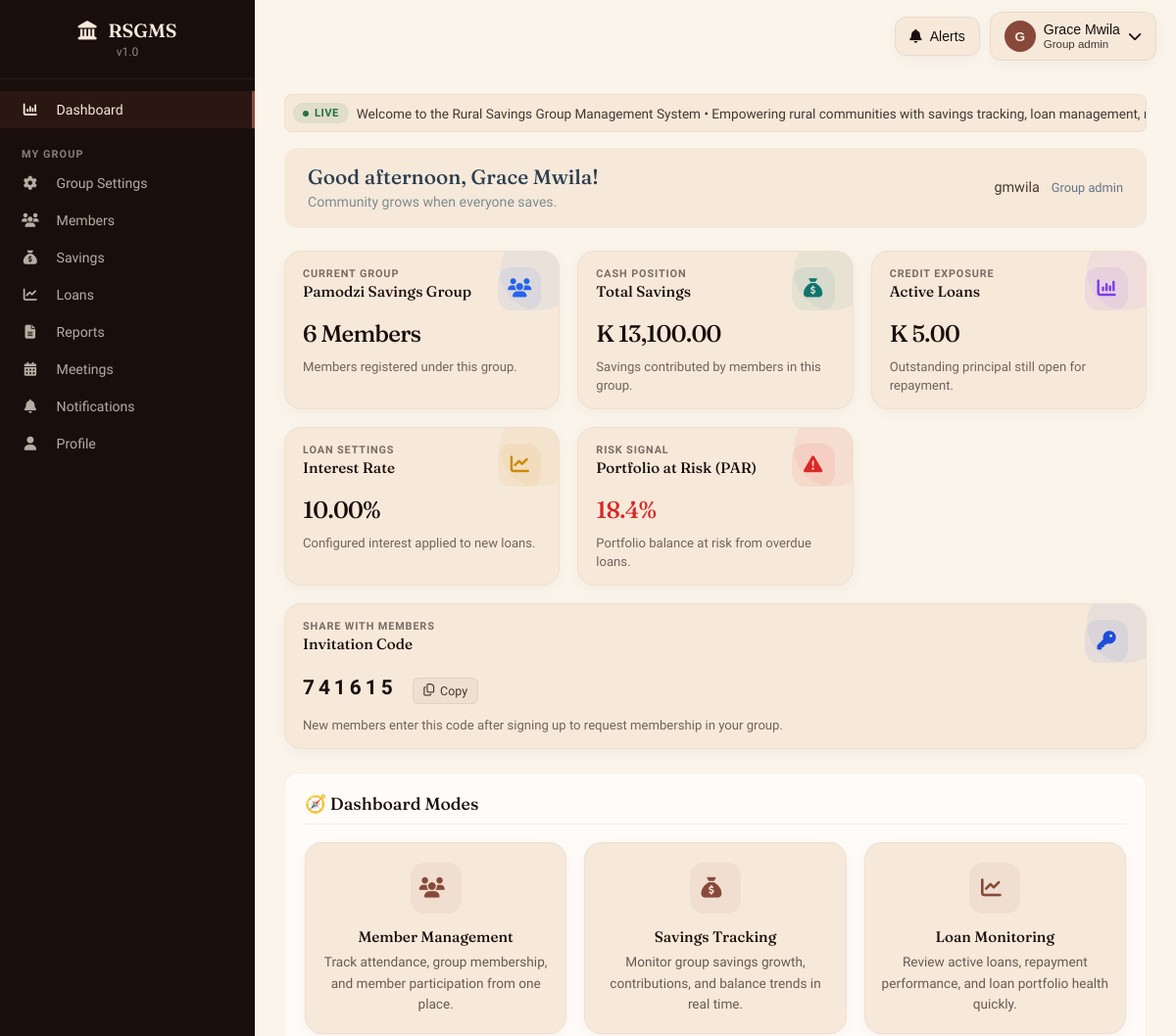
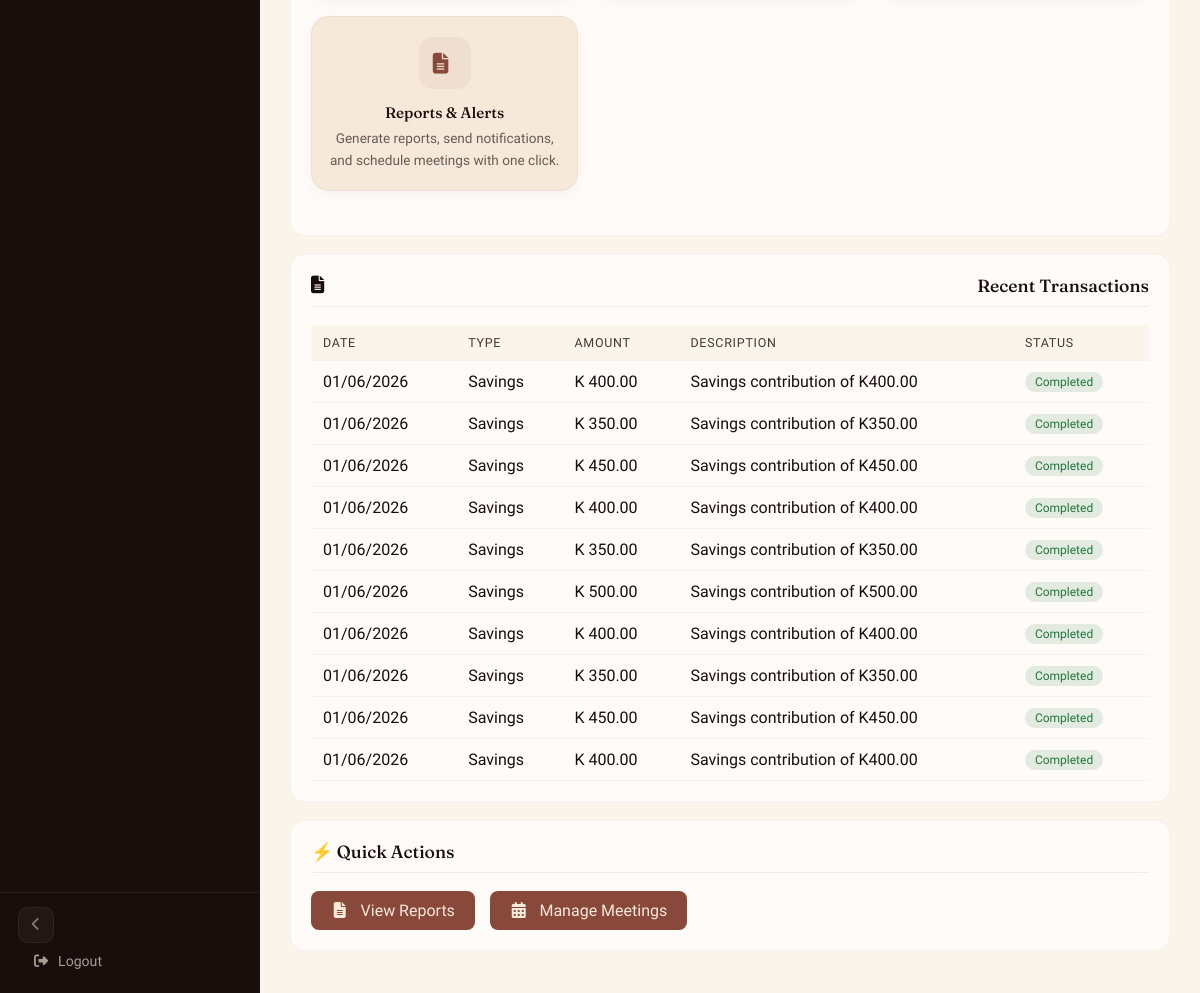
The app's page /dashboard.php (signed in) with its own data (2 pictures, top to bottom).
### tables this page shows
CREATE TABLE IF NOT EXISTS users (
    id INT AUTO_INCREMENT PRIMARY KEY,
    username VARCHAR(50) UNIQUE NOT NULL,
    password VARCHAR(255) NOT NULL,
    full_name VARCHAR(100) NOT NULL,
    email VARCHAR(100),
    phone VARCHAR(20),
    role ENUM('admin', 'group_admin', 'loan_officer', 'member') DEFAULT 'member',
    group_id INT,
    status ENUM('active','pending') DEFAULT 'active',
    last_login DATETIME DEFAULT NULL,
    created_at TIMESTAMP DEFAULT CURRENT_TIMESTAMP,
    INDEX idx_users_status (status)
);

CREATE TABLE IF NOT EXISTS savings_groups (
    id INT AUTO_INCREMENT PRIMARY KEY,
    group_name VARCHAR(100) NOT NULL,
    group_code VARCHAR(20) UNIQUE NOT NULL,
    description TEXT,
    interest_rate DECIMAL(5,2) DEFAULT 10.00,
    penalty_rate DECIMAL(5,2) DEFAULT 5.00,
    meeting_day VARCHAR(20),
    contribution_amount DECIMAL(10,2) DEFAULT 0.00,
    invitation_code VARCHAR(6) UNIQUE,
    cycle_start_date DATE,
    cycle_end_date DATE,
    total_savings DECIMAL(15,2) DEFAULT 0.00,
    total_loans DECIMAL(15,2) DEFAULT 0.00,
    created_by INT,
    created_at TIMESTAMP DEFAULT CURRENT_TIMESTAMP,
    FOREIGN KEY (created_by) REFERENCES users(id)
);

CREATE TABLE IF NOT EXISTS transactions (
    id INT AUTO_INCREMENT PRIMARY KEY,
    group_id INT NOT NULL,
    transaction_type ENUM('savings', 'loan_disbursement', 'loan_repayment', 'penalty', 'withdrawal') NOT NULL,
    amount DECIMAL(10,2) NOT NULL,
    member_id INT,
    loan_id INT,
    description TEXT,
    reference VARCHAR(100),
    created_by INT,
    created_at TIMESTAMP DEFAULT CURRENT_TIMESTAMP,
    FOREIGN KEY (group_id) REFERENCES savings_groups(id),
    FOREIGN KEY (member_id) REFERENCES users(id)
);

### dashboard.php (the view, shortened to what the rows shown need)
<?php require_once 'includes/init.php'; $user = requireLogin();
$user_id = $user['id'];
$role = $user['role'];
$group_id = intval($user['group_id'] ?? 0);
$user_status = $user['status'] ?? 'active';
$stats = [];
if ($role == 'admin') {
    $stmt = $pdo->query("SELECT COUNT(*) as total FROM savings_groups");
    $stats['total_groups'] = $stmt->fetch()['total'];
    $stmt = $pdo->query("SELECT COUNT(*) as total FROM users WHERE role = 'member'");
    $stats['total_members'] = $stmt->fetch()['total'];
    $stmt = $pdo->query("SELECT COALESCE(SUM(amount), 0) as total FROM savings_contributions");
    $stats['total_savings'] = $stmt->fetch()['total'];
    $stmt = $pdo->query("SELECT COALESCE(SUM(principal_amount), 0) as total FROM loans WHERE status != 'repaid'");
    $stats['active_loans'] = $stmt->fetch()['total'];
    $stmt = $pdo->query("SELECT COALESCE(SUM(balance), 0) as total_bal FROM loans WHERE status = 'disbursed'");
    $total_balance = $stmt->fetch()['total_bal'];
    $stmt = $pdo->query("SELECT COALESCE(SUM(balance), 0) as overdue_bal FROM loans WHERE status = 'disbursed' AND CURRENT_DATE() > DATE_ADD(disbursement_date, INTERVAL repayment_period MONTH)");
    $overdue_balance = $stmt->fetch()['overdue_bal'];
    $stats['par_rate'] = $total_balance > 0 ? ($overdue_balance / $total_balance) * 100 : 0;
} elseif ($role == 'group_admin' && $group_id) {
    $stmt = $pdo->prepare("SELECT COUNT(*) as total FROM users WHERE group_id = ? AND role = 'member'");
    $stmt->execute([$group_id]);
    $stats['total_members'] = $stmt->fetch()['total'];
    $stmt = $pdo->prepare("SELECT COALESCE(SUM(amount), 0) as total FROM savings_contributions WHERE group_id = ?");
    $stmt->execute([$group_id]);
    $stats['total_savings'] = $stmt->fetch()['total'];
    $stmt = $pdo->prepare("SELECT COUNT(*) as total FROM loans WHERE group_id = ? AND status != 'repaid'");
    $stmt->execute([$group_id]);
    $stats['active_loans'] = $stmt->fetch()['total'];
    $stmt = $pdo->prepare("SELECT id, group_name, invitation_code, interest_rate FROM savings_groups WHERE id = ?");
    $stmt->execute([$group_id]);
    $group = $stmt->fetch();
    if ($group && empty($group['invitation_code'])) {
        do {
            $code = str_pad(random_int(0, 999999), 6, '0', STR_PAD_LEFT);
            $stmt = $pdo->prepare("SELECT COUNT(*) as cnt FROM savings_groups WHERE invitation_code = ?");
            $stmt->execute([$code]);
        } while ($stmt->fetch()['cnt'] > 0);
        $stmt = $pdo->prepare("UPDATE savings_groups SET invitation_code = ? WHERE id = ?");
        $stmt->execute([$code, $group_id]);
        $group['invitation_code'] = $code;
    }
    $stmt = $pdo->prepare("SELECT COALESCE(SUM(balance), 0) as total_bal FROM loans WHERE group_id = ? AND status = 'disbursed'");
    $stmt->execute([$group_id]);
    $total_balance = $stmt->fetch()['total_bal'];
    $stmt = $pdo->prepare("SELECT COALESCE(SUM(balance), 0) as overdue_bal FROM loans WHERE group_id = ? AND status = 'disbursed' AND CURRENT_DATE() > DATE_ADD(disbursement_date, INTERVAL repayment_period MONTH)");
    $stmt->execute([$group_id]);
    $overdue_balance = $stmt->fetch()['overdue_bal'];
    $stats['par_rate'] = $total_balance > 0 ? ($overdue_balance / $total_balance) * 100 : 0;
} elseif ($role == 'member') {
    $stats['my_savings'] = 0;
    $stats['my_loans'] = 0;
    $stats['loan_balance'] = 0;
}
?>
<!DOCTYPE html>
<html lang="en">
<head>
    <link rel="stylesheet" href="assets/css/icons.css">
    <link rel="stylesheet" href="assets/css/design-system.css">
</head>
<body>
    <?php require_once 'includes/sidebar.php'; ?>
    <?php include 'config/shared_navbar.php'; ?>
    <div class="main-content">
        <div class="top-bar">
            <div class="welcome">
                <h2><?php
                    $hour = (int)date('G');
                    if ($hour < 12) echo 'Good morning';
                    elseif ($hour < 17) echo 'Good afternoon';
                    else echo 'Good evening';
                ?>, <?php echo htmlspecialchars($user['full_name']); ?>!</h2>
                <p><?php
                    $greetings = [
                        'Keep saving, keep thriving.',
                        'Every contribution brings you closer.',
                        'Small steps lead to big goals.',
                        'Your future self will thank you.',
                        'Community grows when everyone saves.',
                        'Financial freedom starts here.',
                    ];
                    echo $greetings[array_rand($greetings)];
                ?></p>
            </div>
            <div class="user-info">
                <span><?php echo htmlspecialchars($user['username']); ?></span>
                <span style="font-size:0.8rem;color:#64748b;"><?php echo ucfirst(str_replace('_', ' ', $role)); ?></span>
            </div>
        </div>
        <div class="stats-grid">
            <?php if ($user_status === 'pending'): ?>
                <?php if (empty($member_group) && $group_id): ?>
                    <?php $stmt = $pdo->prepare("SELECT group_name FROM savings_groups WHERE id = ?"); $stmt->execute([$group_id]); $member_group = $stmt->fetch(); ?>
                <?php endif; ?>
                <div class="stat-card" style="--accent: #d97706; grid-column: 1 / -1;">
                    <div class="stat-card-head">
                        <div class="stat-info">
                            <div class="stat-kicker"><?php echo htmlspecialchars($member_group['group_name'] ?? 'Membership'); ?></div>
                            <h3>Pending Approval</h3>
                        </div>
                        <div class="stat-icon"><i class="fa-solid fa-hourglass-half"></i></div>
                    </div>
                    <div class="stat-number" style="font-size: 1rem; color: #92400e;">Your request to join <strong><?php echo htmlspecialchars($member_group['group_name'] ?? 'the group'); ?></strong> is awaiting admin approval.</div>
                    <div class="stat-footnote">Once approved, you'll have access to savings, loans, and group features.</div>
                </div>
            <?php elseif ($role == 'group_admin'): ?>
                <div class="stat-card" style="--accent: #2563eb;">
                    <div class="stat-card-head">
                        <div class="stat-info">
                            <div class="stat-kicker">Current group</div>
                            <h3><?php echo htmlspecialchars($group['group_name'] ?? 'N/A'); ?></h3>
                        </div>
                        <div class="stat-icon"><i class="fa-solid fa-users"></i></div>
                    </div>
                    <div class="stat-number"><?php echo number_format($stats['total_members']); ?> Members</div>
                    <div class="stat-footnote">Members registered under this group.</div>
                </div>
                <div class="stat-card" style="--accent: #0f766e;">
                    <div class="stat-card-head">
                        <div class="stat-info">
                            <div class="stat-kicker">Cash position</div>
                            <h3>Total Savings</h3>
                        </div>
                        <div class="stat-icon"><i class="fa-solid fa-sack-dollar"></i></div>
                    </div>
                    <div class="stat-number">K <?php echo number_format($stats['total_savings'], 2); ?></div>
                    <div class="stat-footnote">Savings contributed by members in this group.</div>
                </div>
                <div class="stat-card" style="--accent: #7c3aed;">
                    <div class="stat-card-head">
                        <div class="stat-info">
                            <div class="stat-kicker">Credit exposure</div>
                            <h3>Active Loans</h3>
                        </div>
                        <div class="stat-icon"><i class="fa-solid fa-chart-column"></i></div>
                    </div>
                    <div class="stat-number">K <?php echo number_format($stats['active_loans'], 2); ?></div>
                    <div class="stat-footnote">Outstanding principal still open for repayment.</div>
                </div>
                <div class="stat-card" style="--accent: #ca8a04;">
                    <div class="stat-card-head">
                        <div class="stat-info">
                            <div class="stat-kicker">Loan settings</div>
                            <h3>Interest Rate</h3>
                        </div>
                        <div class="stat-icon"><i class="fa-solid fa-chart-line"></i></div>
                    </div>
                    <div class="stat-number"><?php echo $group['interest_rate'] ?? '10'; ?>%</div>
                    <div class="stat-footnote">Configured interest applied to new loans.</div>
                </div>
                <div class="stat-card" style="--accent: <?php echo $stats['par_rate'] > 10 ? '#dc2626' : ($stats['par_rate'] > 0 ? '#d97706' : '#16a34a'); ?>;">
                    <div class="stat-card-head">
                        <div class="stat-info">
                            <div class="stat-kicker">Risk signal</div>
                            <h3>Portfolio at Risk (PAR)</h3>
                        </div>
                        <div class="stat-icon"><i class="fa-solid fa-triangle-exclamation"></i></div>
                    </div>
                    <div class="stat-number" style="color: <?php echo $stats['par_rate'] > 10 ? '#dc2626' : ($stats['par_rate'] > 0 ? '#d97706' : '#16a34a'); ?>;"><?php echo number_format($stats['par_rate'], 1); ?>%</div>
                    <div class="stat-footnote">Portfolio balance at risk from overdue loans.</div>
                </div>
                <div class="stat-card" style="--accent: #1d4ed8;grid-column:1/-1;">
                    <div class="stat-card-head">
                        <div class="stat-info">
                            <div class="stat-kicker">Share with members</div>
                            <h3>Invitation Code</h3>
                        </div>
                        <div class="stat-icon"><i class="fa-solid fa-key"></i></div>
                    </div>
                    <div class="stat-number">
                        <span class="invite-code"><?php echo htmlspecialchars($group['invitation_code'] ?? '—'); ?></span>
                        <button class="copy-btn" data-copy="<?php echo htmlspecialchars($group['invitation_code'] ?? ''); ?>" style="margin-left:12px;"> <i class="fa-regular fa-copy"></i> Copy</button>
                    </div>
                    <div class="stat-footnote">New members enter this code after signing up to request membership in your group.</div>
                </div>
            <?php endif; ?>
        </div>
        <div class="section">
            <div class="data-table">
                <table>
                    <thead>
                        <tr>
                            <th>Date</th>
                            <th>Type</th>
                            <th>Amount</th>
                            <th>Description</th>
                            <th>Status</th>
                        </tr>
                    </thead>
                    <tbody>
                        <?php
                        $limit = 10;
                        if ($role == 'admin') {
                            $stmt = $pdo->prepare("SELECT t.*, u.full_name as member_name FROM transactions t LEFT JOIN users u ON t.member_id = u.id ORDER BY t.created_at DESC LIMIT " . intval($limit));
                            $stmt->execute();
                        } elseif (($role == 'group_admin' || $role == 'loan_officer') && $group_id) {
                            $stmt = $pdo->prepare("SELECT t.*, u.full_name as member_name FROM transactions t LEFT JOIN users u ON t.member_id = u.id WHERE t.group_id = ? ORDER BY t.created_at DESC LIMIT " . intval($limit));
                            $stmt->execute([$group_id]);
                        } else {
                            $stmt = $pdo->prepare("SELECT * FROM transactions WHERE member_id = ? ORDER BY created_at DESC LIMIT " . intval($limit));
                            $stmt->execute([$user_id]);
                        }
                        $transactions = $stmt->fetchAll();
                        if (count($transactions) > 0):
                            foreach ($transactions as $trans):
                        ?>
                        <tr>
                            <td><?php echo date('d/m/Y', strtotime($trans['created_at'])); ?></td>
                            <td><?php echo ucfirst(str_replace('_', ' ', $trans['transaction_type'])); ?></td>
                            <td>K <?php echo number_format($trans['amount'], 2); ?></td>
                            <td><?php echo htmlspecialchars($trans['description'] ?? '-'); ?></td>
                            <td><span class="badge badge-success">Completed</span></td>
                        </tr>
                        <?php
                            endforeach;
                        else:
                        ?>
                        <tr>
                            <td colspan="5" style="text-align: center;">No transactions found</td>
                        </tr>
                        <?php endif; ?>
                    </tbody>
                </table>
            </div>
        </div>
    </div>
</body>
</html>

### config/shared_navbar.php (shortened to what the rows shown need)
<?php
$sharedNavbarUserId = (int) $_SESSION['user_id'];
$sharedNavbarRole = $_SESSION['role'] ?? 'member';
$sharedNavbarStmt = $pdo->prepare('SELECT id, full_name, username, email, role FROM users WHERE id = ?');
$sharedNavbarStmt->execute([$sharedNavbarUserId]);
$sharedNavbarUser = $sharedNavbarStmt->fetch();
$sharedNavbarDisplayName = $sharedNavbarUser['full_name'] ?: ($sharedNavbarUser['username'] ?? 'User');
$sharedNavbarRoleLabel = ucfirst(str_replace('_', ' ', $sharedNavbarRole));
$sharedNavbarInitial = strtoupper(substr($sharedNavbarDisplayName, 0, 1));
?>
<div class="shared-navbar" data-shared-navbar>
    <div class="shared-navbar-shell">
        <div class="shared-navbar-wrap">
            <button type="button" class="shared-navbar-button shared-navbar-profile" data-navbar-toggle="profile" aria-haspopup="true" aria-expanded="false" aria-controls="sharedProfileMenu">
                <span class="shared-navbar-avatar"><?php echo htmlspecialchars($sharedNavbarInitial); ?></span>
                <span class="shared-navbar-copy">
                    <span class="shared-navbar-label"><?php echo htmlspecialchars($sharedNavbarDisplayName); ?></span>
                    <span class="shared-navbar-subtext"><?php echo htmlspecialchars($sharedNavbarRoleLabel); ?></span>
                </span>
                <i class="fa-solid fa-chevron-down" style="margin-left:auto;"></i>
            </button>
        </div>
    </div>
</div>

### records on screen
users: full_name "G", full_name "Grace Mwila", username "gmwila"
savings_groups: group_name "Pamodzi Savings Group", interest_rate "10.00"
transactions: created_at "01/06/2026", transaction_type "Savings", amount "400.00", description "Savings contribution of K400.00"
transactions: created_at "01/06/2026", transaction_type "Savings", amount "350.00", description "Savings contribution of K350.00"
transactions: created_at "01/06/2026", transaction_type "Savings", amount "450.00", description "Savings contribution of K450.00"
transactions: created_at "01/06/2026", transaction_type "Savings", amount "400.00", description "Savings contribution of K400.00"
transactions: created_at "01/06/2026", transaction_type "Savings", amount "350.00", description "Savings contribution of K350.00"
transactions: created_at "01/06/2026", transaction_type "Savings", amount "500.00", description "Savings contribution of K500.00"
transactions: created_at "01/06/2026", transaction_type "Savings", amount "400.00", description "Savings contribution of K400.00"
transactions: created_at "01/06/2026", transaction_type "Savings", amount "350.00", description "Savings contribution of K350.00"
transactions: created_at "01/06/2026", transaction_type "Savings", amount "450.00", description "Savings contribution of K450.00"
transactions: created_at "01/06/2026", transaction_type "Savings", amount "400.00", description "Savings contribution of K400.00"

### other values on screen
$sharedNavbarRoleLabel "Group admin"
str_replace('_', ' ', $role) "Group admin"
$stats['total_members'] "6"
$stats['total_savings'] "13,100.00"
$stats['active_loans'] "5.00"
$stats['par_rate'] "18.4"
$group['invitation_code'] "741615"
